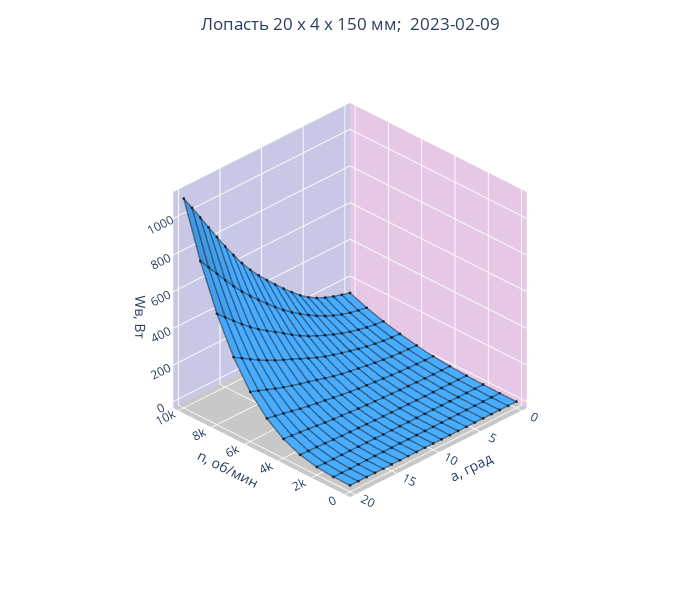

Notebook code for this chart:
### Code cell
plot(w_m, w, 'Wв, Вт', [[0,'rgb(66, 170, 255)'], [1,  'rgb(66, 170, 255)']])

### Figure 1 — Plotly figure (JSON) as saved in the notebook; plotly's stock layout.template omitted (floating-point values rounded to 4 significant figures; data arrays with more than 128 entries replaced by an {"elided": "..."} marker saying what was removed)
{"data": [{"colorscale": [[0, "rgb(66, 170, 255)"], [1, "rgb(66, 170, 255)"]], "legendgroup": "group", "name": "a", "opacity": 0.95, "showlegend": false, "showscale": false, "type": "surface", "x": [0, 1000, 2000, 3000, 4000, 5000, 6000, 7000, 8000, 9000, 10000], "y": [0, 1, 2, 3, 4, 5, 6, 7, 8, 9, 10, 11, 12, 13, 14, 15, 16, 17, 18, 19, 20, 21], "z": {"elided": "21x11 float values"}}, {"legendgroup": "group", "line": {"color": "black", "width": 3}, "marker": {"color": "black", "colorscale": [[0, "#440154"], [0.1111, "#482878"], [0.2222, "#3e4989"], [0.3333, "#31688e"], [0.4444, "#26828e"], [0.5556, "#1f9e89"], [0.6667, "#35b779"], [0.7778, "#6ece58"], [0.8889, "#b5de2b"], [1, "#fde725"]], "size": 1}, "opacity": 0.4, "showlegend": false, "type": "scatter3d", "x": [0, 1000, 2000, 3000, 4000, 5000, 6000, 7000, 8000, 9000, 10000], "y": [0, 0, 0, 0, 0, 0, 0, 0, 0, 0, 0], "z": [0, 0.4271, 1.894, 4.924, 10.36, 19.26, 32.26, 49.78, 72.45, 101.0, 136.3]}, {"legendgroup": "group", "line": {"color": "black", "width": 3}, "marker": {"color": "black", "colorscale": [[0, "#440154"], [0.1111, "#482878"], [0.2222, "#3e4989"], [0.3333, "#31688e"], [0.4444, "#26828e"], [0.5556, "#1f9e89"], [0.6667, "#35b779"], [0.7778, "#6ece58"], [0.8889, "#b5de2b"], [1, "#fde725"]], "size": 1}, "opacity": 0.4, "showlegend": false, "type": "scatter3d", "x": [10000, 10000, 10000, 10000, 10000, 10000, 10000, 10000, 10000, 10000, 10000, 10000, 10000, 10000, 10000, 10000, 10000, 10000, 10000, 10000, 10000], "y": [0, 1, 2, 3, 4, 5, 6, 7, 8, 9, 10, 11, 12, 13, 14, 15, 16, 17, 18, 19, 20], "z": [136.3, 148.9, 162.5, 179.0, 199.9, 226.8, 260.8, 300.3, 343.1, 388.1, 435.0, 484.2, 537.4, 596.7, 662.6, 733.4, 807.4, 883.5, 960.0, 1036.0, 1109.0]}, {"legendgroup": "group", "line": {"color": "black", "width": 3}, "marker": {"color": "black", "colorscale": [[0, "#440154"], [0.1111, "#482878"], [0.2222, "#3e4989"], [0.3333, "#31688e"], [0.4444, "#26828e"], [0.5556, "#1f9e89"], [0.6667, "#35b779"], [0.7778, "#6ece58"], [0.8889, "#b5de2b"], [1, "#fde725"]], "size": 1}, "opacity": 0.4, "showlegend": false, "type": "scatter3d", "x": [0, 1000, 2000, 3000, 4000, 5000, 6000, 7000, 8000, 9000, 10000], "y": [1, 1, 1, 1, 1, 1, 1, 1, 1, 1, 1], "z": [0, 0.3166, 1.722, 4.968, 10.9, 20.4, 34.19, 52.91, 77.49, 109.0, 148.9]}, {"legendgroup": "group", "line": {"color": "black", "width": 3}, "marker": {"color": "black", "colorscale": [[0, "#440154"], [0.1111, "#482878"], [0.2222, "#3e4989"], [0.3333, "#31688e"], [0.4444, "#26828e"], [0.5556, "#1f9e89"], [0.6667, "#35b779"], [0.7778, "#6ece58"], [0.8889, "#b5de2b"], [1, "#fde725"]], "size": 1}, "opacity": 0.4, "showlegend": false, "type": "scatter3d", "x": [9000, 9000, 9000, 9000, 9000, 9000, 9000, 9000, 9000, 9000, 9000, 9000, 9000, 9000, 9000, 9000, 9000, 9000, 9000, 9000, 9000], "y": [0, 1, 2, 3, 4, 5, 6, 7, 8, 9, 10, 11, 12, 13, 14, 15, 16, 17, 18, 19, 20], "z": [101.0, 109.0, 119.5, 132.9, 149.5, 169.7, 193.8, 220.9, 250.2, 281.8, 316.9, 356.0, 397.9, 440.9, 485.2, 532.5, 584.5, 640.2, 697.9, 756.3, 813.8]}, {"legendgroup": "group", "line": {"color": "black", "width": 3}, "marker": {"color": "black", "colorscale": [[0, "#440154"], [0.1111, "#482878"], [0.2222, "#3e4989"], [0.3333, "#31688e"], [0.4444, "#26828e"], [0.5556, "#1f9e89"], [0.6667, "#35b779"], [0.7778, "#6ece58"], [0.8889, "#b5de2b"], [1, "#fde725"]], "size": 1}, "opacity": 0.4, "showlegend": false, "type": "scatter3d", "x": [0, 1000, 2000, 3000, 4000, 5000, 6000, 7000, 8000, 9000, 10000], "y": [2, 2, 2, 2, 2, 2, 2, 2, 2, 2, 2], "z": [0, 0.2519, 1.666, 5.187, 11.71, 22.07, 37.13, 57.79, 84.95, 119.5, 162.5]}, {"legendgroup": "group", "line": {"color": "black", "width": 3}, "marker": {"color": "black", "colorscale": [[0, "#440154"], [0.1111, "#482878"], [0.2222, "#3e4989"], [0.3333, "#31688e"], [0.4444, "#26828e"], [0.5556, "#1f9e89"], [0.6667, "#35b779"], [0.7778, "#6ece58"], [0.8889, "#b5de2b"], [1, "#fde725"]], "size": 1}, "opacity": 0.4, "showlegend": false, "type": "scatter3d", "x": [8000, 8000, 8000, 8000, 8000, 8000, 8000, 8000, 8000, 8000, 8000, 8000, 8000, 8000, 8000, 8000, 8000, 8000, 8000, 8000, 8000], "y": [0, 1, 2, 3, 4, 5, 6, 7, 8, 9, 10, 11, 12, 13, 14, 15, 16, 17, 18, 19, 20], "z": [72.45, 77.49, 84.95, 94.78, 106.9, 121.4, 138.0, 156.4, 176.0, 197.4, 222.1, 250.9, 281.7, 311.8, 341.1, 372.2, 407.4, 446.0, 486.9, 529.0, 571.0]}, {"legendgroup": "group", "line": {"color": "black", "width": 3}, "marker": {"color": "black", "colorscale": [[0, "#440154"], [0.1111, "#482878"], [0.2222, "#3e4989"], [0.3333, "#31688e"], [0.4444, "#26828e"], [0.5556, "#1f9e89"], [0.6667, "#35b779"], [0.7778, "#6ece58"], [0.8889, "#b5de2b"], [1, "#fde725"]], "size": 1}, "opacity": 0.4, "showlegend": false, "type": "scatter3d", "x": [0, 1000, 2000, 3000, 4000, 5000, 6000, 7000, 8000, 9000, 10000], "y": [3, 3, 3, 3, 3, 3, 3, 3, 3, 3, 3], "z": [0, 0.2238, 1.708, 5.572, 12.8, 24.29, 41.11, 64.35, 94.78, 132.9, 179.0]}, {"legendgroup": "group", "line": {"color": "black", "width": 3}, "marker": {"color": "black", "colorscale": [[0, "#440154"], [0.1111, "#482878"], [0.2222, "#3e4989"], [0.3333, "#31688e"], [0.4444, "#26828e"], [0.5556, "#1f9e89"], [0.6667, "#35b779"], [0.7778, "#6ece58"], [0.8889, "#b5de2b"], [1, "#fde725"]], "size": 1}, "opacity": 0.4, "showlegend": false, "type": "scatter3d", "x": [7000, 7000, 7000, 7000, 7000, 7000, 7000, 7000, 7000, 7000, 7000, 7000, 7000, 7000, 7000, 7000, 7000, 7000, 7000, 7000, 7000], "y": [0, 1, 2, 3, 4, 5, 6, 7, 8, 9, 10, 11, 12, 13, 14, 15, 16, 17, 18, 19, 20], "z": [49.78, 52.91, 57.79, 64.35, 72.53, 82.26, 93.41, 105.6, 118.3, 132.1, 148.4, 167.8, 188.7, 208.8, 227.9, 248.1, 270.9, 296.3, 323.3, 351.4, 379.8]}, {"legendgroup": "group", "line": {"color": "black", "width": 3}, "marker": {"color": "black", "colorscale": [[0, "#440154"], [0.1111, "#482878"], [0.2222, "#3e4989"], [0.3333, "#31688e"], [0.4444, "#26828e"], [0.5556, "#1f9e89"], [0.6667, "#35b779"], [0.7778, "#6ece58"], [0.8889, "#b5de2b"], [1, "#fde725"]], "size": 1}, "opacity": 0.4, "showlegend": false, "type": "scatter3d", "x": [0, 1000, 2000, 3000, 4000, 5000, 6000, 7000, 8000, 9000, 10000], "y": [4, 4, 4, 4, 4, 4, 4, 4, 4, 4, 4], "z": [0, 0.2232, 1.832, 6.113, 14.19, 27.11, 46.12, 72.53, 106.9, 149.5, 199.9]}, {"legendgroup": "group", "line": {"color": "black", "width": 3}, "marker": {"color": "black", "colorscale": [[0, "#440154"], [0.1111, "#482878"], [0.2222, "#3e4989"], [0.3333, "#31688e"], [0.4444, "#26828e"], [0.5556, "#1f9e89"], [0.6667, "#35b779"], [0.7778, "#6ece58"], [0.8889, "#b5de2b"], [1, "#fde725"]], "size": 1}, "opacity": 0.4, "showlegend": false, "type": "scatter3d", "x": [6000, 6000, 6000, 6000, 6000, 6000, 6000, 6000, 6000, 6000, 6000, 6000, 6000, 6000, 6000, 6000, 6000, 6000, 6000, 6000, 6000], "y": [0, 1, 2, 3, 4, 5, 6, 7, 8, 9, 10, 11, 12, 13, 14, 15, 16, 17, 18, 19, 20], "z": [32.26, 34.19, 37.13, 41.11, 46.12, 52.2, 59.26, 66.94, 74.82, 83.18, 93.06, 105.1, 118.1, 130.7, 142.8, 155.5, 169.9, 185.8, 202.6, 219.9, 237.0]}, {"legendgroup": "group", "line": {"color": "black", "width": 3}, "marker": {"color": "black", "colorscale": [[0, "#440154"], [0.1111, "#482878"], [0.2222, "#3e4989"], [0.3333, "#31688e"], [0.4444, "#26828e"], [0.5556, "#1f9e89"], [0.6667, "#35b779"], [0.7778, "#6ece58"], [0.8889, "#b5de2b"], [1, "#fde725"]], "size": 1}, "opacity": 0.4, "showlegend": false, "type": "scatter3d", "x": [0, 1000, 2000, 3000, 4000, 5000, 6000, 7000, 8000, 9000, 10000], "y": [5, 5, 5, 5, 5, 5, 5, 5, 5, 5, 5], "z": [0, 0.2409, 2.018, 6.801, 15.9, 30.56, 52.2, 82.26, 121.4, 169.7, 226.8]}, {"legendgroup": "group", "line": {"color": "black", "width": 3}, "marker": {"color": "black", "colorscale": [[0, "#440154"], [0.1111, "#482878"], [0.2222, "#3e4989"], [0.3333, "#31688e"], [0.4444, "#26828e"], [0.5556, "#1f9e89"], [0.6667, "#35b779"], [0.7778, "#6ece58"], [0.8889, "#b5de2b"], [1, "#fde725"]], "size": 1}, "opacity": 0.4, "showlegend": false, "type": "scatter3d", "x": [5000, 5000, 5000, 5000, 5000, 5000, 5000, 5000, 5000, 5000, 5000, 5000, 5000, 5000, 5000, 5000, 5000, 5000, 5000, 5000, 5000], "y": [0, 1, 2, 3, 4, 5, 6, 7, 8, 9, 10, 11, 12, 13, 14, 15, 16, 17, 18, 19, 20], "z": [19.26, 20.4, 22.07, 24.29, 27.11, 30.56, 34.61, 39.0, 43.44, 48.1, 53.63, 60.43, 67.89, 75.14, 82.17, 89.83, 98.75, 108.5, 118.6, 128.3, 137.0]}, {"legendgroup": "group", "line": {"color": "black", "width": 3}, "marker": {"color": "black", "colorscale": [[0, "#440154"], [0.1111, "#482878"], [0.2222, "#3e4989"], [0.3333, "#31688e"], [0.4444, "#26828e"], [0.5556, "#1f9e89"], [0.6667, "#35b779"], [0.7778, "#6ece58"], [0.8889, "#b5de2b"], [1, "#fde725"]], "size": 1}, "opacity": 0.4, "showlegend": false, "type": "scatter3d", "x": [0, 1000, 2000, 3000, 4000, 5000, 6000, 7000, 8000, 9000, 10000], "y": [6, 6, 6, 6, 6, 6, 6, 6, 6, 6, 6], "z": [0, 0.2698, 2.253, 7.619, 17.92, 34.61, 59.26, 93.41, 138.0, 193.8, 260.8]}, {"legendgroup": "group", "line": {"color": "black", "width": 3}, "marker": {"color": "black", "colorscale": [[0, "#440154"], [0.1111, "#482878"], [0.2222, "#3e4989"], [0.3333, "#31688e"], [0.4444, "#26828e"], [0.5556, "#1f9e89"], [0.6667, "#35b779"], [0.7778, "#6ece58"], [0.8889, "#b5de2b"], [1, "#fde725"]], "size": 1}, "opacity": 0.4, "showlegend": false, "type": "scatter3d", "x": [4000, 4000, 4000, 4000, 4000, 4000, 4000, 4000, 4000, 4000, 4000, 4000, 4000, 4000, 4000, 4000, 4000, 4000, 4000, 4000, 4000], "y": [0, 1, 2, 3, 4, 5, 6, 7, 8, 9, 10, 11, 12, 13, 14, 15, 16, 17, 18, 19, 20], "z": [10.36, 10.9, 11.71, 12.8, 14.19, 15.9, 17.92, 20.1, 22.3, 24.62, 27.38, 30.8, 34.56, 38.27, 41.96, 46.16, 51.23, 56.78, 62.25, 67.09, 70.74]}, {"legendgroup": "group", "line": {"color": "black", "width": 3}, "marker": {"color": "black", "colorscale": [[0, "#440154"], [0.1111, "#482878"], [0.2222, "#3e4989"], [0.3333, "#31688e"], [0.4444, "#26828e"], [0.5556, "#1f9e89"], [0.6667, "#35b779"], [0.7778, "#6ece58"], [0.8889, "#b5de2b"], [1, "#fde725"]], "size": 1}, "opacity": 0.4, "showlegend": false, "type": "scatter3d", "x": [0, 1000, 2000, 3000, 4000, 5000, 6000, 7000, 8000, 9000, 10000], "y": [7, 7, 7, 7, 7, 7, 7, 7, 7, 7, 7], "z": [0, 0.3102, 2.525, 8.519, 20.1, 39.0, 66.94, 105.6, 156.4, 220.9, 300.3]}, {"legendgroup": "group", "line": {"color": "black", "width": 3}, "marker": {"color": "black", "colorscale": [[0, "#440154"], [0.1111, "#482878"], [0.2222, "#3e4989"], [0.3333, "#31688e"], [0.4444, "#26828e"], [0.5556, "#1f9e89"], [0.6667, "#35b779"], [0.7778, "#6ece58"], [0.8889, "#b5de2b"], [1, "#fde725"]], "size": 1}, "opacity": 0.4, "showlegend": false, "type": "scatter3d", "x": [3000, 3000, 3000, 3000, 3000, 3000, 3000, 3000, 3000, 3000, 3000, 3000, 3000, 3000, 3000, 3000, 3000, 3000, 3000, 3000, 3000], "y": [0, 1, 2, 3, 4, 5, 6, 7, 8, 9, 10, 11, 12, 13, 14, 15, 16, 17, 18, 19, 20], "z": [4.924, 4.968, 5.187, 5.572, 6.113, 6.801, 7.619, 8.519, 9.449, 10.44, 11.59, 12.99, 14.55, 16.15, 17.82, 19.72, 21.94, 24.31, 26.62, 28.62, 30.1]}, {"legendgroup": "group", "line": {"color": "black", "width": 3}, "marker": {"color": "black", "colorscale": [[0, "#440154"], [0.1111, "#482878"], [0.2222, "#3e4989"], [0.3333, "#31688e"], [0.4444, "#26828e"], [0.5556, "#1f9e89"], [0.6667, "#35b779"], [0.7778, "#6ece58"], [0.8889, "#b5de2b"], [1, "#fde725"]], "size": 1}, "opacity": 0.4, "showlegend": false, "type": "scatter3d", "x": [0, 1000, 2000, 3000, 4000, 5000, 6000, 7000, 8000, 9000, 10000], "y": [8, 8, 8, 8, 8, 8, 8, 8, 8, 8, 8], "z": [0, 0.3642, 2.827, 9.449, 22.3, 43.44, 74.82, 118.3, 176.0, 250.2, 343.1]}, {"legendgroup": "group", "line": {"color": "black", "width": 3}, "marker": {"color": "black", "colorscale": [[0, "#440154"], [0.1111, "#482878"], [0.2222, "#3e4989"], [0.3333, "#31688e"], [0.4444, "#26828e"], [0.5556, "#1f9e89"], [0.6667, "#35b779"], [0.7778, "#6ece58"], [0.8889, "#b5de2b"], [1, "#fde725"]], "size": 1}, "opacity": 0.4, "showlegend": false, "type": "scatter3d", "x": [2000, 2000, 2000, 2000, 2000, 2000, 2000, 2000, 2000, 2000, 2000, 2000, 2000, 2000, 2000, 2000, 2000, 2000, 2000, 2000, 2000], "y": [0, 1, 2, 3, 4, 5, 6, 7, 8, 9, 10, 11, 12, 13, 14, 15, 16, 17, 18, 19, 20], "z": [1.894, 1.722, 1.666, 1.708, 1.832, 2.018, 2.253, 2.525, 2.827, 3.154, 3.509, 3.895, 4.336, 4.86, 5.448, 6.04, 6.588, 7.112, 7.65, 8.239, 8.916]}, {"legendgroup": "group", "line": {"color": "black", "width": 3}, "marker": {"color": "black", "colorscale": [[0, "#440154"], [0.1111, "#482878"], [0.2222, "#3e4989"], [0.3333, "#31688e"], [0.4444, "#26828e"], [0.5556, "#1f9e89"], [0.6667, "#35b779"], [0.7778, "#6ece58"], [0.8889, "#b5de2b"], [1, "#fde725"]], "size": 1}, "opacity": 0.4, "showlegend": false, "type": "scatter3d", "x": [0, 1000, 2000, 3000, 4000, 5000, 6000, 7000, 8000, 9000, 10000], "y": [9, 9, 9, 9, 9, 9, 9, 9, 9, 9, 9], "z": [0, 0.4253, 3.154, 10.44, 24.62, 48.1, 83.18, 132.1, 197.4, 281.8, 388.1]}, {"legendgroup": "group", "line": {"color": "black", "width": 3}, "marker": {"color": "black", "colorscale": [[0, "#440154"], [0.1111, "#482878"], [0.2222, "#3e4989"], [0.3333, "#31688e"], [0.4444, "#26828e"], [0.5556, "#1f9e89"], [0.6667, "#35b779"], [0.7778, "#6ece58"], [0.8889, "#b5de2b"], [1, "#fde725"]], "size": 1}, "opacity": 0.4, "showlegend": false, "type": "scatter3d", "x": [1000, 1000, 1000, 1000, 1000, 1000, 1000, 1000, 1000, 1000, 1000, 1000, 1000, 1000, 1000, 1000, 1000, 1000, 1000, 1000, 1000], "y": [0, 1, 2, 3, 4, 5, 6, 7, 8, 9, 10, 11, 12, 13, 14, 15, 16, 17, 18, 19, 20], "z": [0.4271, 0.3166, 0.2519, 0.2238, 0.2232, 0.2409, 0.2698, 0.3102, 0.3642, 0.4253, 0.4783, 0.5158, 0.5635, 0.6532, 0.7678, 0.8417, 0.8296, 0.7779, 0.7558, 0.8324, 1.077]}, {"legendgroup": "group", "line": {"color": "black", "width": 3}, "marker": {"color": "black", "colorscale": [[0, "#440154"], [0.1111, "#482878"], [0.2222, "#3e4989"], [0.3333, "#31688e"], [0.4444, "#26828e"], [0.5556, "#1f9e89"], [0.6667, "#35b779"], [0.7778, "#6ece58"], [0.8889, "#b5de2b"], [1, "#fde725"]], "size": 1}, "opacity": 0.4, "showlegend": false, "type": "scatter3d", "x": [0, 1000, 2000, 3000, 4000, 5000, 6000, 7000, 8000, 9000, 10000], "y": [10, 10, 10, 10, 10, 10, 10, 10, 10, 10, 10], "z": [0, 0.4783, 3.509, 11.59, 27.38, 53.63, 93.06, 148.4, 222.1, 316.9, 435.0]}, {"legendgroup": "group", "line": {"color": "black", "width": 3}, "marker": {"color": "black", "colorscale": [[0, "#440154"], [0.1111, "#482878"], [0.2222, "#3e4989"], [0.3333, "#31688e"], [0.4444, "#26828e"], [0.5556, "#1f9e89"], [0.6667, "#35b779"], [0.7778, "#6ece58"], [0.8889, "#b5de2b"], [1, "#fde725"]], "size": 1}, "opacity": 0.4, "showlegend": false, "type": "scatter3d", "x": [0, 0, 0, 0, 0, 0, 0, 0, 0, 0, 0, 0, 0, 0, 0, 0, 0, 0, 0, 0, 0], "y": [0, 1, 2, 3, 4, 5, 6, 7, 8, 9, 10, 11, 12, 13, 14, 15, 16, 17, 18, 19, 20], "z": [0, 0, 0, 0, 0, 0, 0, 0, 0, 0, 0, 0, 0, 0, 0, 0, 0, 0, 0, 0, 0]}, {"legendgroup": "group", "line": {"color": "black", "width": 3}, "marker": {"color": "black", "colorscale": [[0, "#440154"], [0.1111, "#482878"], [0.2222, "#3e4989"], [0.3333, "#31688e"], [0.4444, "#26828e"], [0.5556, "#1f9e89"], [0.6667, "#35b779"], [0.7778, "#6ece58"], [0.8889, "#b5de2b"], [1, "#fde725"]], "size": 1}, "opacity": 0.4, "showlegend": false, "type": "scatter3d", "x": [0, 1000, 2000, 3000, 4000, 5000, 6000, 7000, 8000, 9000, 10000], "y": [11, 11, 11, 11, 11, 11, 11, 11, 11, 11, 11], "z": [0, 0.5158, 3.895, 12.99, 30.8, 60.43, 105.1, 167.8, 250.9, 356.0, 484.2]}, {"legendgroup": "group", "line": {"color": "black", "width": 3}, "marker": {"color": "black", "colorscale": [[0, "#440154"], [0.1111, "#482878"], [0.2222, "#3e4989"], [0.3333, "#31688e"], [0.4444, "#26828e"], [0.5556, "#1f9e89"], [0.6667, "#35b779"], [0.7778, "#6ece58"], [0.8889, "#b5de2b"], [1, "#fde725"]], "size": 1}, "opacity": 0.4, "showlegend": false, "type": "scatter3d", "x": [-1000, -1000, -1000, -1000, -1000, -1000, -1000, -1000, -1000, -1000, -1000, -1000, -1000, -1000, -1000, -1000, -1000, -1000, -1000, -1000, -1000], "y": [0, 1, 2, 3, 4, 5, 6, 7, 8, 9, 10, 11, 12, 13, 14, 15, 16, 17, 18, 19, 20], "z": []}, {"legendgroup": "group", "line": {"color": "black", "width": 3}, "marker": {"color": "black", "colorscale": [[0, "#440154"], [0.1111, "#482878"], [0.2222, "#3e4989"], [0.3333, "#31688e"], [0.4444, "#26828e"], [0.5556, "#1f9e89"], [0.6667, "#35b779"], [0.7778, "#6ece58"], [0.8889, "#b5de2b"], [1, "#fde725"]], "size": 1}, "opacity": 0.4, "showlegend": false, "type": "scatter3d", "x": [0, 1000, 2000, 3000, 4000, 5000, 6000, 7000, 8000, 9000, 10000], "y": [12, 12, 12, 12, 12, 12, 12, 12, 12, 12, 12], "z": [0, 0.5635, 4.336, 14.55, 34.56, 67.89, 118.1, 188.7, 281.7, 397.9, 537.4]}, {"legendgroup": "group", "line": {"color": "black", "width": 3}, "marker": {"color": "black", "colorscale": [[0, "#440154"], [0.1111, "#482878"], [0.2222, "#3e4989"], [0.3333, "#31688e"], [0.4444, "#26828e"], [0.5556, "#1f9e89"], [0.6667, "#35b779"], [0.7778, "#6ece58"], [0.8889, "#b5de2b"], [1, "#fde725"]], "size": 1}, "opacity": 0.4, "showlegend": false, "type": "scatter3d", "x": [-2000, -2000, -2000, -2000, -2000, -2000, -2000, -2000, -2000, -2000, -2000, -2000, -2000, -2000, -2000, -2000, -2000, -2000, -2000, -2000, -2000], "y": [0, 1, 2, 3, 4, 5, 6, 7, 8, 9, 10, 11, 12, 13, 14, 15, 16, 17, 18, 19, 20], "z": []}, {"legendgroup": "group", "line": {"color": "black", "width": 3}, "marker": {"color": "black", "colorscale": [[0, "#440154"], [0.1111, "#482878"], [0.2222, "#3e4989"], [0.3333, "#31688e"], [0.4444, "#26828e"], [0.5556, "#1f9e89"], [0.6667, "#35b779"], [0.7778, "#6ece58"], [0.8889, "#b5de2b"], [1, "#fde725"]], "size": 1}, "opacity": 0.4, "showlegend": false, "type": "scatter3d", "x": [0, 1000, 2000, 3000, 4000, 5000, 6000, 7000, 8000, 9000, 10000], "y": [13, 13, 13, 13, 13, 13, 13, 13, 13, 13, 13], "z": [0, 0.6532, 4.86, 16.15, 38.27, 75.14, 130.7, 208.8, 311.8, 440.9, 596.7]}, {"legendgroup": "group", "line": {"color": "black", "width": 3}, "marker": {"color": "black", "colorscale": [[0, "#440154"], [0.1111, "#482878"], [0.2222, "#3e4989"], [0.3333, "#31688e"], [0.4444, "#26828e"], [0.5556, "#1f9e89"], [0.6667, "#35b779"], [0.7778, "#6ece58"], [0.8889, "#b5de2b"], [1, "#fde725"]], "size": 1}, "opacity": 0.4, "showlegend": false, "type": "scatter3d", "x": [-3000, -3000, -3000, -3000, -3000, -3000, -3000, -3000, -3000, -3000, -3000, -3000, -3000, -3000, -3000, -3000, -3000, -3000, -3000, -3000, -3000], "y": [0, 1, 2, 3, 4, 5, 6, 7, 8, 9, 10, 11, 12, 13, 14, 15, 16, 17, 18, 19, 20], "z": []}, {"legendgroup": "group", "line": {"color": "black", "width": 3}, "marker": {"color": "black", "colorscale": [[0, "#440154"], [0.1111, "#482878"], [0.2222, "#3e4989"], [0.3333, "#31688e"], [0.4444, "#26828e"], [0.5556, "#1f9e89"], [0.6667, "#35b779"], [0.7778, "#6ece58"], [0.8889, "#b5de2b"], [1, "#fde725"]], "size": 1}, "opacity": 0.4, "showlegend": false, "type": "scatter3d", "x": [0, 1000, 2000, 3000, 4000, 5000, 6000, 7000, 8000, 9000, 10000], "y": [14, 14, 14, 14, 14, 14, 14, 14, 14, 14, 14], "z": [0, 0.7678, 5.448, 17.82, 41.96, 82.17, 142.8, 227.9, 341.1, 485.2, 662.6]}, {"legendgroup": "group", "line": {"color": "black", "width": 3}, "marker": {"color": "black", "colorscale": [[0, "#440154"], [0.1111, "#482878"], [0.2222, "#3e4989"], [0.3333, "#31688e"], [0.4444, "#26828e"], [0.5556, "#1f9e89"], [0.6667, "#35b779"], [0.7778, "#6ece58"], [0.8889, "#b5de2b"], [1, "#fde725"]], "size": 1}, "opacity": 0.4, "showlegend": false, "type": "scatter3d", "x": [-4000, -4000, -4000, -4000, -4000, -4000, -4000, -4000, -4000, -4000, -4000, -4000, -4000, -4000, -4000, -4000, -4000, -4000, -4000, -4000, -4000], "y": [0, 1, 2, 3, 4, 5, 6, 7, 8, 9, 10, 11, 12, 13, 14, 15, 16, 17, 18, 19, 20], "z": []}, {"legendgroup": "group", "line": {"color": "black", "width": 3}, "marker": {"color": "black", "colorscale": [[0, "#440154"], [0.1111, "#482878"], [0.2222, "#3e4989"], [0.3333, "#31688e"], [0.4444, "#26828e"], [0.5556, "#1f9e89"], [0.6667, "#35b779"], [0.7778, "#6ece58"], [0.8889, "#b5de2b"], [1, "#fde725"]], "size": 1}, "opacity": 0.4, "showlegend": false, "type": "scatter3d", "x": [0, 1000, 2000, 3000, 4000, 5000, 6000, 7000, 8000, 9000, 10000], "y": [15, 15, 15, 15, 15, 15, 15, 15, 15, 15, 15], "z": [0, 0.8417, 6.04, 19.72, 46.16, 89.83, 155.5, 248.1, 372.2, 532.5, 733.4]}, {"legendgroup": "group", "line": {"color": "black", "width": 3}, "marker": {"color": "black", "colorscale": [[0, "#440154"], [0.1111, "#482878"], [0.2222, "#3e4989"], [0.3333, "#31688e"], [0.4444, "#26828e"], [0.5556, "#1f9e89"], [0.6667, "#35b779"], [0.7778, "#6ece58"], [0.8889, "#b5de2b"], [1, "#fde725"]], "size": 1}, "opacity": 0.4, "showlegend": false, "type": "scatter3d", "x": [-5000, -5000, -5000, -5000, -5000, -5000, -5000, -5000, -5000, -5000, -5000, -5000, -5000, -5000, -5000, -5000, -5000, -5000, -5000, -5000, -5000], "y": [0, 1, 2, 3, 4, 5, 6, 7, 8, 9, 10, 11, 12, 13, 14, 15, 16, 17, 18, 19, 20], "z": []}, {"legendgroup": "group", "line": {"color": "black", "width": 3}, "marker": {"color": "black", "colorscale": [[0, "#440154"], [0.1111, "#482878"], [0.2222, "#3e4989"], [0.3333, "#31688e"], [0.4444, "#26828e"], [0.5556, "#1f9e89"], [0.6667, "#35b779"], [0.7778, "#6ece58"], [0.8889, "#b5de2b"], [1, "#fde725"]], "size": 1}, "opacity": 0.4, "showlegend": false, "type": "scatter3d", "x": [0, 1000, 2000, 3000, 4000, 5000, 6000, 7000, 8000, 9000, 10000], "y": [16, 16, 16, 16, 16, 16, 16, 16, 16, 16, 16], "z": [0, 0.8296, 6.588, 21.94, 51.23, 98.75, 169.9, 270.9, 407.4, 584.5, 807.4]}, {"legendgroup": "group", "line": {"color": "black", "width": 3}, "marker": {"color": "black", "colorscale": [[0, "#440154"], [0.1111, "#482878"], [0.2222, "#3e4989"], [0.3333, "#31688e"], [0.4444, "#26828e"], [0.5556, "#1f9e89"], [0.6667, "#35b779"], [0.7778, "#6ece58"], [0.8889, "#b5de2b"], [1, "#fde725"]], "size": 1}, "opacity": 0.4, "showlegend": false, "type": "scatter3d", "x": [-6000, -6000, -6000, -6000, -6000, -6000, -6000, -6000, -6000, -6000, -6000, -6000, -6000, -6000, -6000, -6000, -6000, -6000, -6000, -6000, -6000], "y": [0, 1, 2, 3, 4, 5, 6, 7, 8, 9, 10, 11, 12, 13, 14, 15, 16, 17, 18, 19, 20], "z": []}, {"legendgroup": "group", "line": {"color": "black", "width": 3}, "marker": {"color": "black", "colorscale": [[0, "#440154"], [0.1111, "#482878"], [0.2222, "#3e4989"], [0.3333, "#31688e"], [0.4444, "#26828e"], [0.5556, "#1f9e89"], [0.6667, "#35b779"], [0.7778, "#6ece58"], [0.8889, "#b5de2b"], [1, "#fde725"]], "size": 1}, "opacity": 0.4, "showlegend": false, "type": "scatter3d", "x": [0, 1000, 2000, 3000, 4000, 5000, 6000, 7000, 8000, 9000, 10000], "y": [17, 17, 17, 17, 17, 17, 17, 17, 17, 17, 17], "z": [0, 0.7779, 7.112, 24.31, 56.78, 108.5, 185.8, 296.3, 446.0, 640.2, 883.5]}, {"legendgroup": "group", "line": {"color": "black", "width": 3}, "marker": {"color": "black", "colorscale": [[0, "#440154"], [0.1111, "#482878"], [0.2222, "#3e4989"], [0.3333, "#31688e"], [0.4444, "#26828e"], [0.5556, "#1f9e89"], [0.6667, "#35b779"], [0.7778, "#6ece58"], [0.8889, "#b5de2b"], [1, "#fde725"]], "size": 1}, "opacity": 0.4, "showlegend": false, "type": "scatter3d", "x": [-7000, -7000, -7000, -7000, -7000, -7000, -7000, -7000, -7000, -7000, -7000, -7000, -7000, -7000, -7000, -7000, -7000, -7000, -7000, -7000, -7000], "y": [0, 1, 2, 3, 4, 5, 6, 7, 8, 9, 10, 11, 12, 13, 14, 15, 16, 17, 18, 19, 20], "z": []}, {"legendgroup": "group", "line": {"color": "black", "width": 3}, "marker": {"color": "black", "colorscale": [[0, "#440154"], [0.1111, "#482878"], [0.2222, "#3e4989"], [0.3333, "#31688e"], [0.4444, "#26828e"], [0.5556, "#1f9e89"], [0.6667, "#35b779"], [0.7778, "#6ece58"], [0.8889, "#b5de2b"], [1, "#fde725"]], "size": 1}, "opacity": 0.4, "showlegend": false, "type": "scatter3d", "x": [0, 1000, 2000, 3000, 4000, 5000, 6000, 7000, 8000, 9000, 10000], "y": [18, 18, 18, 18, 18, 18, 18, 18, 18, 18, 18], "z": [0, 0.7558, 7.65, 26.62, 62.25, 118.6, 202.6, 323.3, 486.9, 697.9, 960.0]}, {"legendgroup": "group", "line": {"color": "black", "width": 3}, "marker": {"color": "black", "colorscale": [[0, "#440154"], [0.1111, "#482878"], [0.2222, "#3e4989"], [0.3333, "#31688e"], [0.4444, "#26828e"], [0.5556, "#1f9e89"], [0.6667, "#35b779"], [0.7778, "#6ece58"], [0.8889, "#b5de2b"], [1, "#fde725"]], "size": 1}, "opacity": 0.4, "showlegend": false, "type": "scatter3d", "x": [-8000, -8000, -8000, -8000, -8000, -8000, -8000, -8000, -8000, -8000, -8000, -8000, -8000, -8000, -8000, -8000, -8000, -8000, -8000, -8000, -8000], "y": [0, 1, 2, 3, 4, 5, 6, 7, 8, 9, 10, 11, 12, 13, 14, 15, 16, 17, 18, 19, 20], "z": []}, {"legendgroup": "group", "line": {"color": "black", "width": 3}, "marker": {"color": "black", "colorscale": [[0, "#440154"], [0.1111, "#482878"], [0.2222, "#3e4989"], [0.3333, "#31688e"], [0.4444, "#26828e"], [0.5556, "#1f9e89"], [0.6667, "#35b779"], [0.7778, "#6ece58"], [0.8889, "#b5de2b"], [1, "#fde725"]], "size": 1}, "opacity": 0.4, "showlegend": false, "type": "scatter3d", "x": [0, 1000, 2000, 3000, 4000, 5000, 6000, 7000, 8000, 9000, 10000], "y": [19, 19, 19, 19, 19, 19, 19, 19, 19, 19, 19], "z": [0, 0.8324, 8.239, 28.62, 67.09, 128.3, 219.9, 351.4, 529.0, 756.3, 1036.0]}, {"legendgroup": "group", "line": {"color": "black", "width": 3}, "marker": {"color": "black", "colorscale": [[0, "#440154"], [0.1111, "#482878"], [0.2222, "#3e4989"], [0.3333, "#31688e"], [0.4444, "#26828e"], [0.5556, "#1f9e89"], [0.6667, "#35b779"], [0.7778, "#6ece58"], [0.8889, "#b5de2b"], [1, "#fde725"]], "size": 1}, "opacity": 0.4, "showlegend": false, "type": "scatter3d", "x": [-9000, -9000, -9000, -9000, -9000, -9000, -9000, -9000, -9000, -9000, -9000, -9000, -9000, -9000, -9000, -9000, -9000, -9000, -9000, -9000, -9000], "y": [0, 1, 2, 3, 4, 5, 6, 7, 8, 9, 10, 11, 12, 13, 14, 15, 16, 17, 18, 19, 20], "z": []}, {"legendgroup": "group", "line": {"color": "black", "width": 3}, "marker": {"color": "black", "colorscale": [[0, "#440154"], [0.1111, "#482878"], [0.2222, "#3e4989"], [0.3333, "#31688e"], [0.4444, "#26828e"], [0.5556, "#1f9e89"], [0.6667, "#35b779"], [0.7778, "#6ece58"], [0.8889, "#b5de2b"], [1, "#fde725"]], "size": 1}, "opacity": 0.4, "showlegend": false, "type": "scatter3d", "x": [0, 1000, 2000, 3000, 4000, 5000, 6000, 7000, 8000, 9000, 10000], "y": [20, 20, 20, 20, 20, 20, 20, 20, 20, 20, 20], "z": [0, 1.077, 8.916, 30.1, 70.74, 137.0, 237.0, 379.8, 571.0, 813.8, 1109.0]}, {"legendgroup": "group", "line": {"color": "black", "width": 3}, "marker": {"color": "black", "colorscale": [[0, "#440154"], [0.1111, "#482878"], [0.2222, "#3e4989"], [0.3333, "#31688e"], [0.4444, "#26828e"], [0.5556, "#1f9e89"], [0.6667, "#35b779"], [0.7778, "#6ece58"], [0.8889, "#b5de2b"], [1, "#fde725"]], "size": 1}, "opacity": 0.4, "showlegend": false, "type": "scatter3d", "x": [-10000, -10000, -10000, -10000, -10000, -10000, -10000, -10000, -10000, -10000, -10000, -10000, -10000, -10000, -10000, -10000, -10000, -10000, -10000, -10000, -10000], "y": [0, 1, 2, 3, 4, 5, 6, 7, 8, 9, 10, 11, 12, 13, 14, 15, 16, 17, 18, 19, 20], "z": []}], "layout": {"autosize": false, "height": 600, "legend": {"title": {"text": "Legend Title"}, "x": 0.1, "xanchor": "left", "y": 1, "yanchor": "top"}, "margin": {"b": 50, "l": 50, "pad": 4, "r": 50, "t": 50}, "scene": {"aspectratio": {"x": 1, "y": 1, "z": 1}, "camera": {"center": {"x": 0, "y": 0, "z": 0}, "eye": {"x": -2, "y": 2, "z": 1.65}, "projection": {"type": "orthographic"}}, "xaxis": {"backgroundcolor": "rgb(200, 200, 230)", "gridcolor": "white", "showbackground": true, "showspikes": false, "tickfont": {"size": 12}, "title": {"text": "n, об/мин"}, "zerolinecolor": "white"}, "yaxis": {"backgroundcolor": "rgb(230, 200,230)", "gridcolor": "white", "showbackground": true, "showspikes": false, "tickfont": {"size": 12}, "title": {"text": "a, град"}, "zerolinecolor": "white"}, "zaxis": {"backgroundcolor": "rgb(200, 200,200)", "gridcolor": "white", "showbackground": true, "tickfont": {"size": 12}, "title": {"text": "Wв, Вт"}, "zerolinecolor": "white"}}, "showlegend": true, "title": {"text": "Лопасть 20 х 4 х 150 мм;  2023-02-09", "x": 0.5, "xanchor": "center", "y": 0.97, "yanchor": "top"}, "width": 700}}
